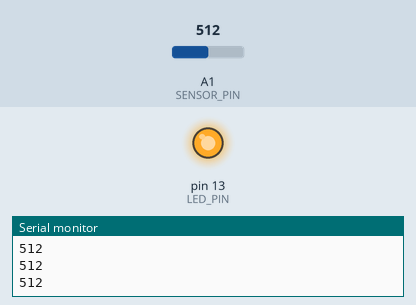
This sketch was run on a simulated Arduino Uno, built with avr-gcc and run on an emulated ATmega328P. Shown: output pins drawn as LEDs (lit = HIGH), the last lines printed to the serial monitor. Inputs (shaded band) come from the test bench; at power-on: A1 (SENSOR_PIN) = 512.

Above: at 1.2 s.
1.3 s: A1 (SENSOR_PIN) set to 639
2.8 s: A1 (SENSOR_PIN) set to 658
At 4.0 s:
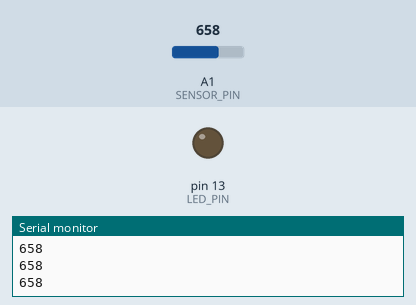
4.3 s: A1 (SENSOR_PIN) set to 640
At 5.0 s:
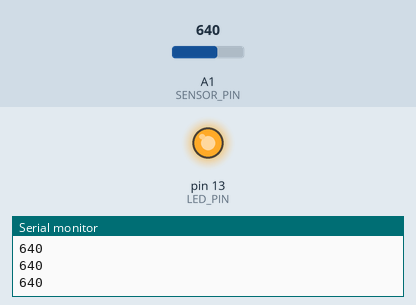
5.8 s: A1 (SENSOR_PIN) set to 660
At 6.3 s:
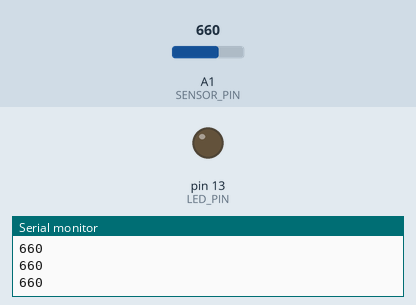
Timing chart, 0 to 8.3 s (numbered marks = the images above; inputs shaded):
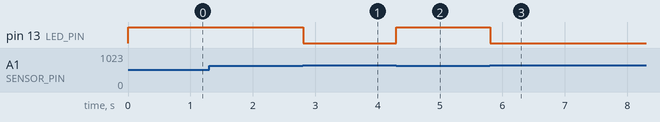

Measured:
- the behaviour switches between 650 and 651 on A1 (SENSOR_PIN) (found by bisection; images 0 and 1)
- after the input at 2.8 s, pin 13 (LED_PIN): HIGH → LOW at once
- after the input at 4.3 s, pin 13 (LED_PIN): LOW → HIGH at once
- after the input at 5.8 s, pin 13 (LED_PIN): HIGH → LOW at once

The sketch:

day2_light.ino
```cpp
/*
  Project Name: Day2_Light
  Project Description: 특정 임계값에 따라서, 어둡다면 불을 켜고 밝다면 불을 끄는 예제

  Author: Minsu Kim <25-10631@knu.hs.kr>
  Created At: 2025-10-18
*/

const int SENSOR_PIN = A1;
const int LED_PIN = 13;
const int THRESHOLD = 650;  // -> 임계치

// 수정 금지
void setup() {
  pinMode(LED_PIN, OUTPUT);
  Serial.begin(9600);
}

void loop() {
  int analogValue = analogRead(SENSOR_PIN);

  // 임계값보다 밝기가 크면 (밝으면)
  if (analogValue > THRESHOLD) {
    // 불을 끈다
    digitalWrite(LED_PIN, LOW);
  } else {
    // 어두우면 불을 켠다
    digitalWrite(LED_PIN, HIGH);
  }

  Serial.println(analogValue);
  delay(1);
}
```
